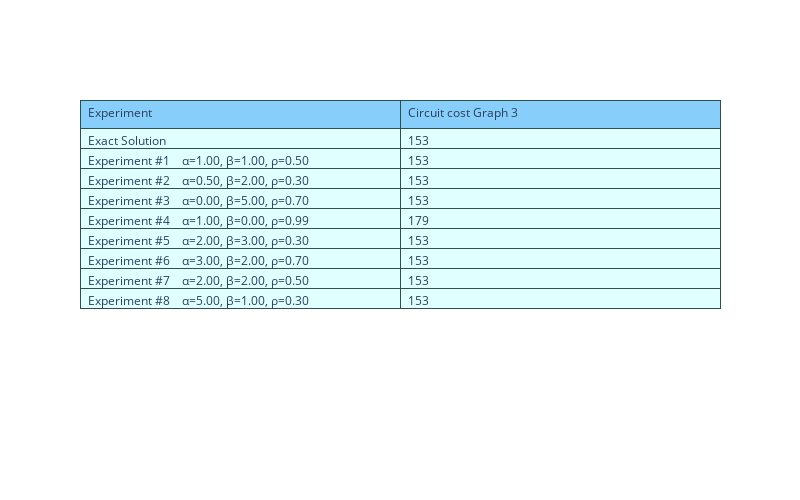

Notebook code cell kept with this figure:
### Markdown cell above
# Graph G3

### Code cell
fig = go.Figure(data=[go.Table(
    header=dict(values=['Experiment','Circuit cost Graph 3'],
                line_color='darkslategray',
                fill_color='lightskyblue',
                align='left'),
    cells=dict(values=np.array([[row[0],row[3]] for row in results['values']]).T,
               line_color='darkslategray',
               fill_color='lightcyan',
               align='left'))
])

fig.update_layout(width=800, height=500)
fig.show()

### Figure 1 — Plotly figure (JSON) as saved in the notebook; plotly's stock layout.template omitted (floating-point values rounded to 4 significant figures)
{"data": [{"cells": {"align": "left", "fill": {"color": "lightcyan"}, "line": {"color": "darkslategray"}, "values": [["Exact Solution", "Experiment #1 \n  α=1.00, β=1.00, ρ=0.50", "Experiment #2 \n  α=0.50, β=2.00, ρ=0.30", "Experiment #3 \n  α=0.00, β=5.00, ρ=0.70", "Experiment #4 \n  α=1.00, β=0.00, ρ=0.99", "Experiment #5 \n  α=2.00, β=3.00, ρ=0.30", "Experiment #6 \n  α=3.00, β=2.00, ρ=0.70", "Experiment #7 \n  α=2.00, β=2.00, ρ=0.50", "Experiment #8 \n  α=5.00, β=1.00, ρ=0.30"], ["153", "153", "153", "153", "179", "153", "153", "153", "153"]]}, "header": {"align": "left", "fill": {"color": "lightskyblue"}, "line": {"color": "darkslategray"}, "values": ["Experiment", "Circuit cost Graph 3"]}, "type": "table"}], "layout": {"height": 500, "width": 800}}
